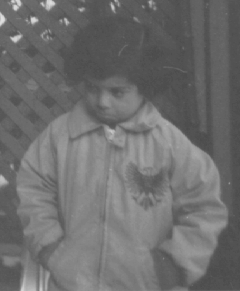
#> input picture aula_02/pout.tif, 240 x 291 px
$ python questao_02.py
#> lines starting #> are read from the running program, lines starting #| are printed output that depends on the picture
### aula_02/histograma.py
class Histograma(object):
	im_h = ''
	im_hn = ''
	im_hEq = ''
	im_hnEq = ''
	im_hCut = ''
	im_hCutN = ''
	img = ''
	img_out = ''
	def __init__(self, im_h, im_hn, im_hEq, im_hnEq, im_hCut, im_hCutN, img, img_out):
		self.im_h = im_h
		self.im_hn = im_hn
		self.im_hEq = im_hEq
		self.im_hnEq = im_hnEq
		self.im_hCut = im_hCut
		self.im_hCutN = im_hCutN
		self.img = img
		self.img_out = img_out


def imgHist(img):
	"""
	Gera dois vetores representando o histograma da imagem
	um absoluto e um normalizado

	:param img:
	:return im_h, im_hn:
	"""
	rows, cols = img.shape
	im_h = [0] * 256
	im_hn = im_h.copy()
	MN = rows * cols

	for i in range(rows):
		for j in range(cols):
			im_h[img[i, j]] += 1
			im_hn[img[i, j]] += 1 / MN

	return im_h, im_hn


def histCut(im_h, v_cut):
	"""
	Realiza o corte de v_cut% no maior valor do histograma e redistribui para
	outros niveis de escala de cinza
	:param im_h, v_cut:
	:return:
	"""

	h_max = max(im_h)  # maior altura (ou valor) do histograma
	h_cut = round(h_max * (1 - v_cut))  # valor de corte
	h_Scut = 0  # total para ser cortado

	for i in range(len(im_h)):
		if h_cut < im_h[i]:  # verifica se a valor é maior que o valor de corte
			h_Scut += (im_h[i] - h_cut)  # salva em uma variavel a diferença do corte
			im_h[i] = h_cut  # atribui o valor de corte ao valor que era maior

	d_cut = h_Scut // len(im_h)  # divisão para saber quanto será atribuido para cada nivel

	for i in range(len(im_h)):  # faz a distribuição dos valores
		im_h[i] = im_h[i] + d_cut

	return im_h


def imEqHistWithCut(img, cut):
	"""
	realiza equalizacao de histograma
	em uma imagem (8 bits) em escala de cinza
	:return: imagem em escala de cinza(vetor) e seus vetores de histogramas
	"""
	rows, cols = img.shape
	MN = rows * cols
	L = 256

	im_h, im_hn = imgHist(img)
	im_hCut = histCut(im_h.copy(), cut)
	im_hCutN = [i / MN for i in im_hCut]
	s_k = [0] * 256

	im_hCut_ac = im_hCutN.copy()
	s_k[0] = round(255 * im_hCut_ac[0])

	su = 0
	for i in range(L):
		su += im_hCut_ac[i]
		s_k[i] = round(su * (L - 1))

	img_out = img.copy()
	for i in range(rows):
		for j in range(cols):
			img_out[i, j] = s_k[img[i, j]]

	im_hEq = [0] * 256
	im_hnEq = im_hEq.copy()

	for i in range(rows):
		for j in range(cols):
			im_hEq[img_out[i, j]] += 1
			im_hnEq[img_out[i, j]] += 1 / MN

	return Histograma(im_h, im_hn, im_hEq, im_hnEq, im_hCut, im_hCutN, img, img_out)


# [37 lines left out: function equalizacao, not called in this run]

### aula_02/questao_02.py
import matplotlib.pyplot as plt
from skimage import io
import histograma

filename = 'pout.tif'
img = io.imread(filename)
#> img is the input picture: shape (291, 240); min 74, max 224, mean 110.3

hist = histograma.imEqHistWithCut(img, 0.3)
#> in imEqHistWithCut, `im_h, im_hn = imgHist(img)`: im_h = 256 values, max 3628 at index 82, min 0 at index 0, mean 272.8; im_hn = 256 values, max 0.0519 at index 82, min 0 at index 0, mean 0.00391
#> in histCut, `h_max = max(im_h)`: h_max = 3628
#> in histCut, `h_cut = round(h_max * (1 - v_cut))`: h_cut = 2540
#> the loop in histCut, `for i in range(len(im_h)):` made 256 passes
#> h_Scut on passes 83, 84, 99, 129: 1088, 1694, 1816, 2046
#> after the loop in histCut, `for i in range(len(im_h)):`: h_Scut = 2046; im_h = 256 values, max 2540 at index 82, min 0 at index 0, mean 264.8
#> in histCut, `d_cut = h_Scut // len(im_h)`: d_cut = 7
#> after the loop in histCut, `for i in range(len(im_h)):`: im_h = 256 values, max 2547 at index 82, min 7 at index 0, mean 271.8
#> in imEqHistWithCut, `im_hCut = histCut(im_h.copy(), cut)`: im_hCut has the same summary as im_h in histCut
#> in imEqHistWithCut, `im_hCutN = [i / MN for i in im_hCut]`: im_hCutN = 256 values, max 0.0365 at index 82, min 0.0001 at index 0, mean 0.00389
#> in imEqHistWithCut, `im_hCut_ac = im_hCutN.copy()`: im_hCut_ac has the same summary as im_hCutN
#> the loop in imEqHistWithCut, `for i in range(L):` made 256 passes
#> su on passes 1 to 3: 0.0001, 0.0002, 0.000301
#> after the loop in imEqHistWithCut, `for i in range(L):`: s_k = 256 values from 0 to 254; su = 0.996
#> after the loop in imEqHistWithCut, `for i in range(rows):`:
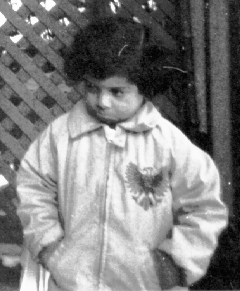
#> img_out: shape (291, 240); min 2, max 253, mean 127
#> in __init__, `self.im_h = im_h`: self.im_h = 256 values, max 3628 at index 82, min 0 at index 0, mean 272.8
#> in __init__, `self.im_hn = im_hn`: self.im_hn has the same summary as im_hn in imEqHistWithCut
#> in __init__, `self.im_hCut = im_hCut`: self.im_hCut has the same summary as im_h in histCut
#> in __init__, `self.im_hCutN = im_hCutN`: self.im_hCutN has the same summary as im_hCutN in imEqHistWithCut

plt.figure('n_k')
plt.bar(range(256), hist.im_h)

plt.figure('pr_rk')
plt.bar(range(256), hist.im_hn)

plt.figure('out_n_k')
plt.bar(range(256), hist.im_hEq)

plt.figure('out_pr_rk')
plt.bar(range(256), hist.im_hCut)

plt.figure('img')
io.imshow(hist.img)

plt.figure('out_img')
io.imshow(hist.img_out)

io.show()
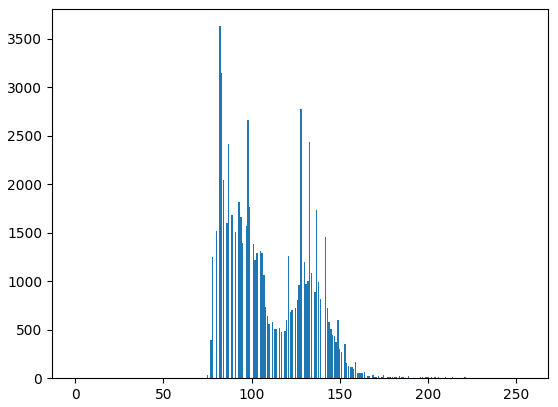
#> figure drawn by matplotlib, 1 panel; tallest bar 3628 high, from x = 81.6 to 82.4
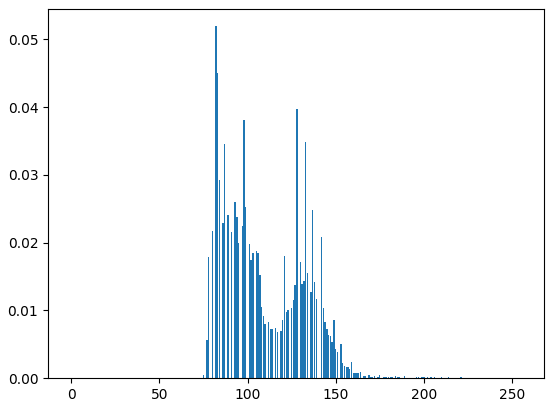
#> figure drawn by matplotlib, 1 panel; tallest bar 0.0519 high, from x = 81.6 to 82.4
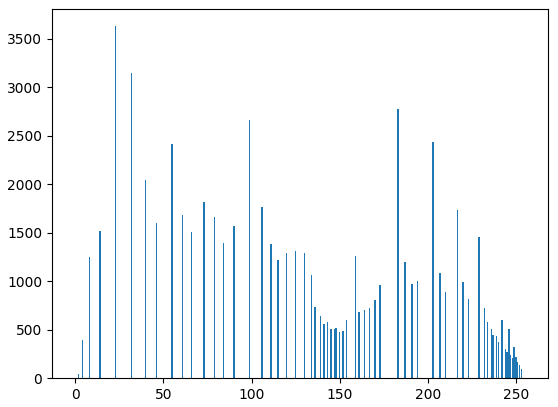
#> figure drawn by matplotlib, 1 panel; tallest bar 3628 high, from x = 22.6 to 23.4
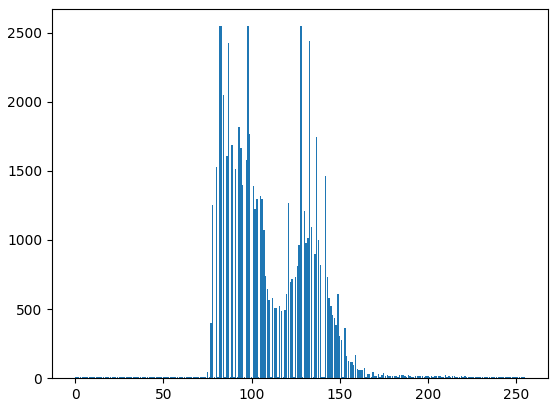
#> figure drawn by matplotlib, 1 panel
